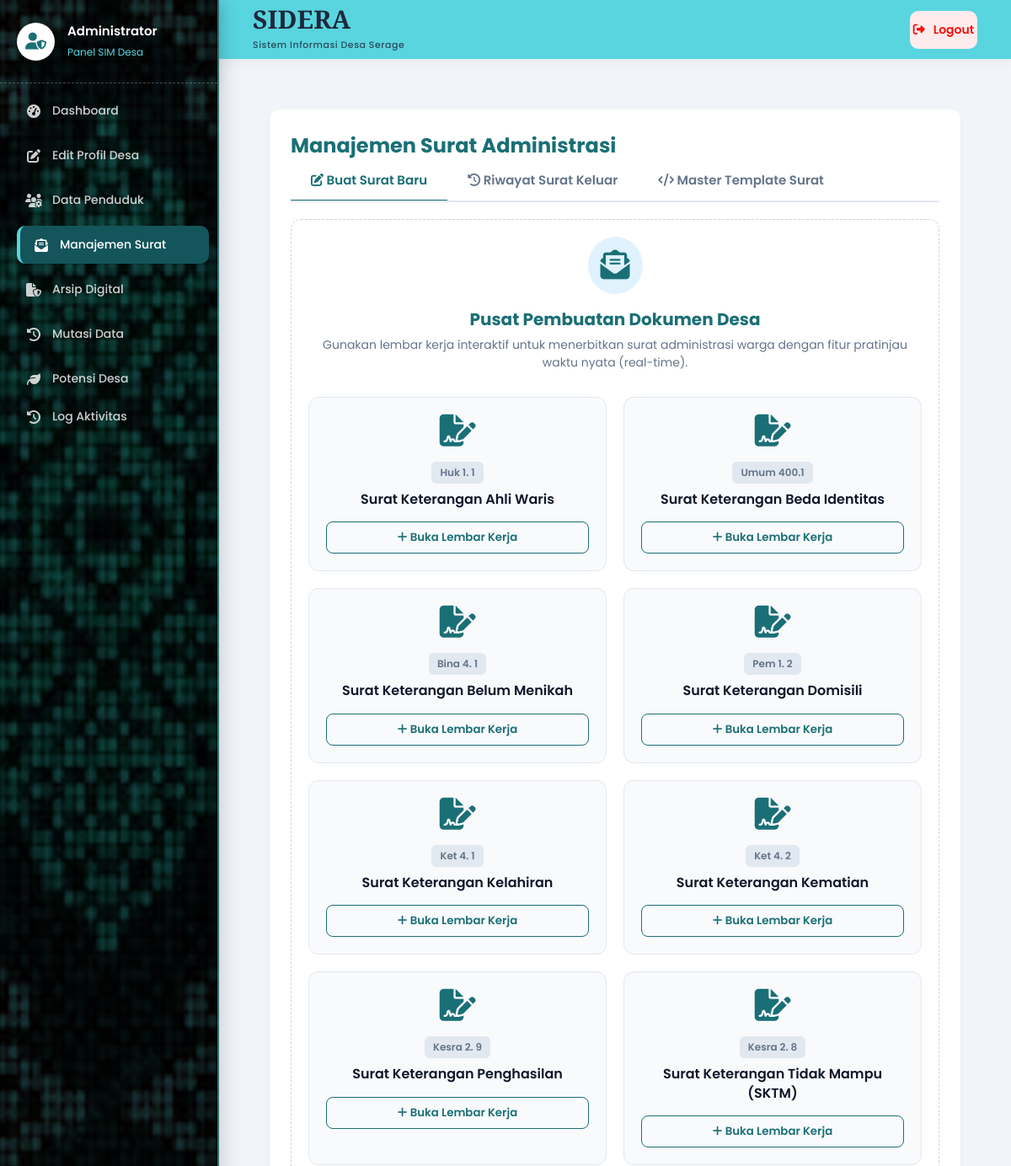
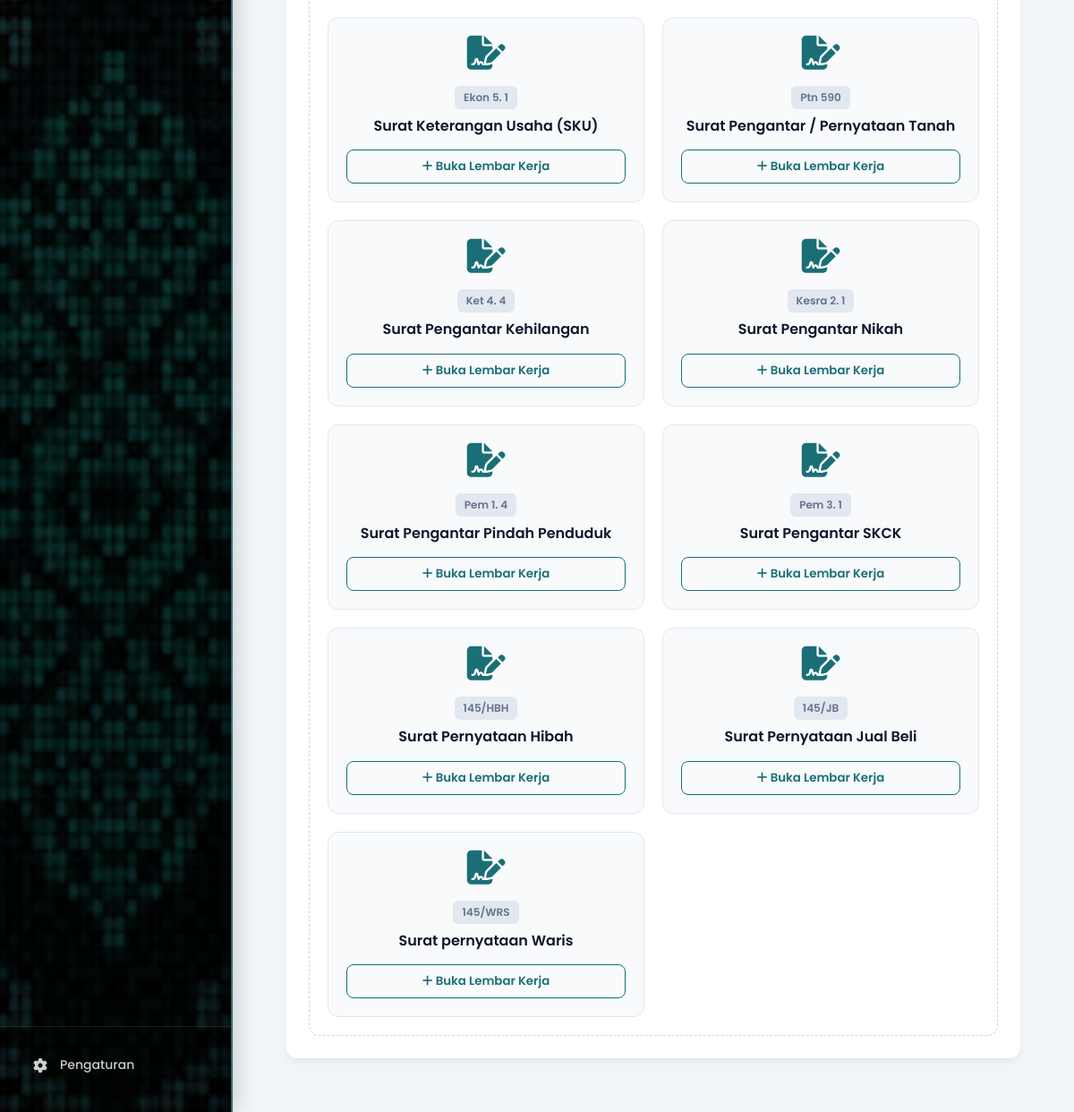
Page /admin/manajemen_surat.php (signed in) on the committed database (2 pictures, top to bottom).
### tables this page shows
CREATE TABLE `template_surat` (
  `id` int(11) NOT NULL,
  `kode_surat` varchar(50) NOT NULL,
  `nama_surat` varchar(150) NOT NULL,
  `header_surat` text NOT NULL,
  `isi_template` longtext NOT NULL,
  `variabel_input` longtext DEFAULT NULL CHECK (json_valid(`variabel_input`))
);

### admin/manajemen_surat.php (the view, shortened to what this page needs)
<?php
require_once '../config/koneksi.php';
require_once 'includes/admin_header.php';
$query_template = "SELECT * FROM template_surat ORDER BY nama_surat ASC";
$result_template = $koneksi->query($query_template);
$templates = [];
if ($result_template) {
    while ($t = $result_template->fetch_assoc()) {
        $templates[] = $t;
    }
}
?>
<div style="padding: 25px; background: #fff; border-radius: 12px; box-shadow: 0 4px 6px rgba(0,0,0,0.05); margin: 20px;">
    <h2 style="color: #1a6f76; margin-top: 0;">Manajemen Surat Administrasi</h2>
    <div class="tab-container">
        <button class="tab-btn active" onclick="bukaTab(event, 'buat-surat')"><i class="fa-solid fa-pen-to-square"></i> Buat Surat Baru</button>
        <button class="tab-btn" onclick="bukaTab(event, 'RiwayatSurat')"><i class="fa-solid fa-clock-rotate-left"></i> Riwayat Surat Keluar</button>
        <button class="tab-btn" onclick="bukaTab(event, 'MasterTemplate')"><i class="fa-solid fa-code"></i> Master Template Surat</button>
    </div>
    <div class="tab-content active" id="buat-surat">
        <div class="template-grid-container">
            <div class="section-header">
                <div style="display:inline-block; background:#e0f2fe; padding:15px; border-radius:50%; margin-bottom:15px;">
                    <i class="fa-solid fa-envelope-open-text" style="font-size:35px; color:#1a6f76;"></i>
                </div>
                <h3>Pusat Pembuatan Dokumen Desa</h3>
                <p>Gunakan lembar kerja interaktif untuk menerbitkan surat administrasi warga dengan fitur pratinjau waktu nyata (real-time).</p>
            </div>
            <div class="template-grid">
                <?php if (!empty($templates)): ?>
                    <?php foreach ($templates as $template): ?>
                    <div class="template-card" onclick="bukaModalSurat('<?= htmlspecialchars($template['nama_surat']) ?>')">
                        <div class="card-icon"><i class="fa-solid fa-file-signature"></i></div>
                        <div class="card-info">
                            <span class="kode-surat"><?= htmlspecialchars($template['kode_surat']) ?></span>
                            <h4><?= htmlspecialchars($template['nama_surat']) ?></h4>
                        </div>
                        <div class="card-action">
                            <button type="button" class="btn-buat-surat"><i class="fa-solid fa-plus"></i> Buka Lembar Kerja</button>
                        </div>
                    </div>
                    <?php endforeach; ?>
                <?php endif; ?>
            </div>
        </div>
    </div>
</div>
<?php require_once 'includes/admin_footer.php'; ?>

### admin/includes/admin_header.php (style rules this page uses)
:root { --sidebar-bg: #1a6f76; --sidebar-hover: #13555b; --topbar-bg: #59d5e0; --bg-light: #f1f5f9; --text-dark: #1e293b; --text-muted: #64748b; --primary: #1a6f76; --secondary: #59d5e0; --shadow-sm: 0 4px 6px rgba(0,0,0,0.05); --shadow-md: 0 10px 20px rgba(0,0,0,0.08); --transition: all 0.3s ease; }
* { margin: 0; padding: 0; box-sizing: border-box; font-family: 'Poppins', sans-serif; }
body { background-color: var(--bg-light); color: var(--text-dark); display: flex; min-height: 100vh; overflow-x: hidden; }

### admin/manajemen_surat.php (style rules this page uses)
.tab-container { display: flex; border-bottom: 2px solid #e2e8f0; margin-bottom: 20px; overflow-x: auto; }
.tab-btn { padding: 12px 24px; background: none; border: none; cursor: pointer; font-weight: 600; font-size: 15px; color: #64748b; transition: 0.3s; border-bottom: 3px solid transparent; margin-bottom: -2px; white-space: nowrap; }
.tab-btn:hover, .tab-btn.active { color: #1a6f76; border-bottom-color: #1a6f76; }
.tab-content { display: none; animation: fadeIn 0.4s; }
.tab-content.active { display: block; }
.template-grid-container { padding: 20px; background: #ffffff; border-radius: 12px; border: 1px dashed #cbd5e1; }
.section-header { text-align: center; margin-bottom: 30px; }
.section-header h3 { color: #1a6f76; margin-bottom: 5px; font-weight: 700; font-size: 20px; }
.section-header p { color: #64748b; font-size: 14px; margin-bottom: 0; }
.template-grid { display: grid; grid-template-columns: repeat(auto-fill, minmax(280px, 1fr)); gap: 20px; }
.template-card { background: #f8fafc; border: 1px solid #e2e8f0; border-radius: 12px; padding: 20px; display: flex; flex-direction: column; gap: 15px; cursor: pointer; transition: all 0.3s ease; text-align: center; }
.card-icon i { font-size: 38px; color: #1a6f76; }
.kode-surat { font-size: 12px; font-weight: 600; color: #64748b; background: #e2e8f0; padding: 4px 10px; border-radius: 6px; display: inline-block; margin-bottom: 8px; }
.card-info h4 { margin: 0; font-size: 16px; color: #0f172a; line-height: 1.4; font-weight: 600; }
.btn-buat-surat { background: transparent; border: 1px solid #1a6f76; color: #1a6f76; padding: 8px; width: 100%; border-radius: 8px; font-weight: 600; transition: 0.3s; pointer-events: none; margin-top: auto; }

### rows in the picture
template_surat: kode_surat "Huk 1. 1", nama_surat "Surat Keterangan Ahli Waris"
template_surat: kode_surat "Umum 400.1", nama_surat "Surat Keterangan Beda Identitas"
template_surat: kode_surat "Bina 4. 1", nama_surat "Surat Keterangan Belum Menikah"
template_surat: kode_surat "Pem 1. 2", nama_surat "Surat Keterangan Domisili"
template_surat: kode_surat "Ket 4. 1", nama_surat "Surat Keterangan Kelahiran"
template_surat: kode_surat "Ket 4. 2", nama_surat "Surat Keterangan Kematian"
template_surat: kode_surat "Kesra 2. 9", nama_surat "Surat Keterangan Penghasilan"
template_surat: kode_surat "Kesra 2. 8", nama_surat "Surat Keterangan Tidak Mampu (SKTM)"
template_surat: kode_surat "Ekon 5. 1", nama_surat "Surat Keterangan Usaha (SKU)"
template_surat: kode_surat "Ptn 590", nama_surat "Surat Pengantar / Pernyataan Tanah"
template_surat: kode_surat "Ket 4. 4", nama_surat "Surat Pengantar Kehilangan"
template_surat: kode_surat "Kesra 2. 1", nama_surat "Surat Pengantar Nikah"
template_surat: kode_surat "Pem 1. 4", nama_surat "Surat Pengantar Pindah Penduduk"
template_surat: kode_surat "Pem 3. 1", nama_surat "Surat Pengantar SKCK"
template_surat: kode_surat "145/HBH", nama_surat "Surat Pernyataan Hibah"
template_surat: kode_surat "145/JB", nama_surat "Surat Pernyataan Jual Beli"
template_surat: kode_surat "145/WRS", nama_surat "Surat pernyataan Waris"
